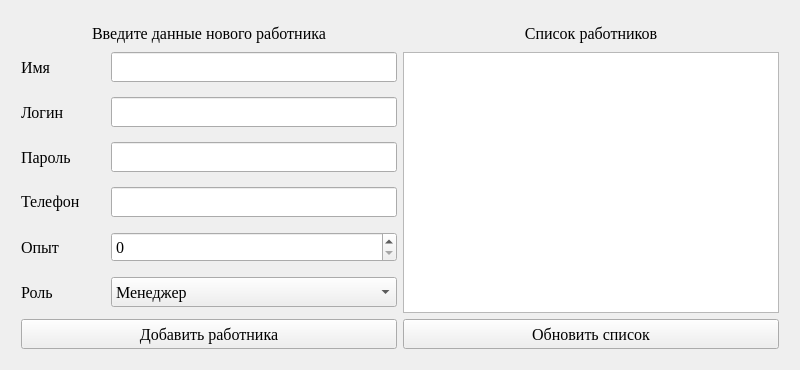
<?xml version="1.0" encoding="UTF-8"?>
<ui version="4.0">
 <class>Form</class>
 <widget class="QWidget" name="Form">
  <property name="geometry">
   <rect>
    <x>0</x>
    <y>0</y>
    <width>800</width>
    <height>370</height>
   </rect>
  </property>
  <property name="minimumSize">
   <size>
    <width>800</width>
    <height>370</height>
   </size>
  </property>
  <property name="windowTitle">
   <string>Form</string>
  </property>
  <layout class="QVBoxLayout" name="verticalLayout_3">
   <item>
    <layout class="QHBoxLayout" name="horizontalLayout">
     <property name="leftMargin">
      <number>10</number>
     </property>
     <property name="topMargin">
      <number>10</number>
     </property>
     <property name="rightMargin">
      <number>10</number>
     </property>
     <property name="bottomMargin">
      <number>10</number>
     </property>
     <item>
      <layout class="QVBoxLayout" name="verticalLayout">
       <property name="topMargin">
        <number>0</number>
       </property>
       <item>
        <widget class="QLabel" name="label">
         <property name="minimumSize">
          <size>
           <width>0</width>
           <height>25</height>
          </size>
         </property>
         <property name="maximumSize">
          <size>
           <width>16777215</width>
           <height>25</height>
          </size>
         </property>
         <property name="font">
          <font>
           <family>Times New Roman</family>
           <pointsize>12</pointsize>
          </font>
         </property>
         <property name="text">
          <string>Введите данные нового работника</string>
         </property>
         <property name="alignment">
          <set>Qt::AlignCenter</set>
         </property>
        </widget>
       </item>
       <item>
        <layout class="QFormLayout" name="formLayout">
         <property name="sizeConstraint">
          <enum>QLayout::SetMaximumSize</enum>
         </property>
         <property name="fieldGrowthPolicy">
          <enum>QFormLayout::ExpandingFieldsGrow</enum>
         </property>
         <property name="rowWrapPolicy">
          <enum>QFormLayout::DontWrapRows</enum>
         </property>
         <property name="horizontalSpacing">
          <number>20</number>
         </property>
         <property name="verticalSpacing">
          <number>15</number>
         </property>
         <property name="leftMargin">
          <number>0</number>
         </property>
         <property name="topMargin">
          <number>0</number>
         </property>
         <property name="rightMargin">
          <number>0</number>
         </property>
         <property name="bottomMargin">
          <number>0</number>
         </property>
         <item row="0" column="0">
          <widget class="QLabel" name="label_name">
           <property name="minimumSize">
            <size>
             <width>70</width>
             <height>30</height>
            </size>
           </property>
           <property name="maximumSize">
            <size>
             <width>70</width>
             <height>16777215</height>
            </size>
           </property>
           <property name="font">
            <font>
             <family>Times New Roman</family>
             <pointsize>12</pointsize>
            </font>
           </property>
           <property name="text">
            <string>Имя</string>
           </property>
           <property name="alignment">
            <set>Qt::AlignLeading|Qt::AlignLeft|Qt::AlignVCenter</set>
           </property>
          </widget>
         </item>
         <item row="0" column="1">
          <widget class="QLineEdit" name="employee_name">
           <property name="enabled">
            <bool>true</bool>
           </property>
           <property name="minimumSize">
            <size>
             <width>3</width>
             <height>30</height>
            </size>
           </property>
           <property name="maximumSize">
            <size>
             <width>16777215</width>
             <height>30215</height>
            </size>
           </property>
           <property name="sizeIncrement">
            <size>
             <width>2</width>
             <height>0</height>
            </size>
           </property>
           <property name="font">
            <font>
             <family>Times New Roman</family>
            </font>
           </property>
          </widget>
         </item>
         <item row="1" column="0">
          <widget class="QLabel" name="label_login">
           <property name="minimumSize">
            <size>
             <width>70</width>
             <height>30</height>
            </size>
           </property>
           <property name="maximumSize">
            <size>
             <width>70</width>
             <height>16777215</height>
            </size>
           </property>
           <property name="font">
            <font>
             <family>Times New Roman</family>
             <pointsize>12</pointsize>
            </font>
           </property>
           <property name="text">
            <string>Логин</string>
           </property>
           <property name="alignment">
            <set>Qt::AlignLeading|Qt::AlignLeft|Qt::AlignVCenter</set>
           </property>
          </widget>
         </item>
         <item row="1" column="1">
          <widget class="QLineEdit" name="employee_login">
           <property name="minimumSize">
            <size>
             <width>3</width>
             <height>30</height>
            </size>
           </property>
           <property name="maximumSize">
            <size>
             <width>16777215</width>
             <height>30215</height>
            </size>
           </property>
           <property name="font">
            <font>
             <family>Times New Roman</family>
            </font>
           </property>
          </widget>
         </item>
         <item row="2" column="0">
          <widget class="QLabel" name="label_pass_2">
           <property name="minimumSize">
            <size>
             <width>70</width>
             <height>30</height>
            </size>
           </property>
           <property name="maximumSize">
            <size>
             <width>70</width>
             <height>16777215</height>
            </size>
           </property>
           <property name="font">
            <font>
             <family>Times New Roman</family>
             <pointsize>12</pointsize>
            </font>
           </property>
           <property name="text">
            <string>Пароль</string>
           </property>
           <property name="alignment">
            <set>Qt::AlignLeading|Qt::AlignLeft|Qt::AlignVCenter</set>
           </property>
          </widget>
         </item>
         <item row="2" column="1">
          <widget class="QLineEdit" name="employee_password">
           <property name="minimumSize">
            <size>
             <width>3</width>
             <height>30</height>
            </size>
           </property>
           <property name="maximumSize">
            <size>
             <width>16777215</width>
             <height>30215</height>
            </size>
           </property>
           <property name="font">
            <font>
             <family>Times New Roman</family>
            </font>
           </property>
           <property name="text">
            <string/>
           </property>
          </widget>
         </item>
         <item row="3" column="0">
          <widget class="QLabel" name="label_phone">
           <property name="minimumSize">
            <size>
             <width>70</width>
             <height>30</height>
            </size>
           </property>
           <property name="maximumSize">
            <size>
             <width>70</width>
             <height>16777215</height>
            </size>
           </property>
           <property name="font">
            <font>
             <family>Times New Roman</family>
             <pointsize>12</pointsize>
            </font>
           </property>
           <property name="text">
            <string>&lt;html&gt;&lt;head/&gt;&lt;body&gt;&lt;p&gt;Телефон&lt;/p&gt;&lt;/body&gt;&lt;/html&gt;</string>
           </property>
          </widget>
         </item>
         <item row="3" column="1">
          <widget class="QLineEdit" name="employee_phone">
           <property name="maximumSize">
            <size>
             <width>16777215</width>
             <height>30215</height>
            </size>
           </property>
           <property name="font">
            <font>
             <family>Times New Roman</family>
            </font>
           </property>
          </widget>
         </item>
         <item row="4" column="0">
          <widget class="QLabel" name="label_exp">
           <property name="minimumSize">
            <size>
             <width>70</width>
             <height>30</height>
            </size>
           </property>
           <property name="maximumSize">
            <size>
             <width>70</width>
             <height>30</height>
            </size>
           </property>
           <property name="font">
            <font>
             <family>Times New Roman</family>
             <pointsize>12</pointsize>
            </font>
           </property>
           <property name="text">
            <string>Опыт</string>
           </property>
          </widget>
         </item>
         <item row="4" column="1">
          <widget class="QSpinBox" name="employee_experience">
           <property name="sizePolicy">
            <sizepolicy hsizetype="Expanding" vsizetype="Fixed">
             <horstretch>0</horstretch>
             <verstretch>0</verstretch>
            </sizepolicy>
           </property>
           <property name="minimumSize">
            <size>
             <width>70</width>
             <height>30</height>
            </size>
           </property>
           <property name="maximumSize">
            <size>
             <width>16777215</width>
             <height>30</height>
            </size>
           </property>
           <property name="font">
            <font>
             <family>Times New Roman</family>
             <pointsize>12</pointsize>
            </font>
           </property>
          </widget>
         </item>
         <item row="5" column="0">
          <widget class="QLabel" name="label_role">
           <property name="minimumSize">
            <size>
             <width>70</width>
             <height>30</height>
            </size>
           </property>
           <property name="maximumSize">
            <size>
             <width>70</width>
             <height>30</height>
            </size>
           </property>
           <property name="font">
            <font>
             <family>Times New Roman</family>
             <pointsize>12</pointsize>
            </font>
           </property>
           <property name="text">
            <string>Роль</string>
           </property>
          </widget>
         </item>
         <item row="5" column="1">
          <widget class="QComboBox" name="employee_role">
           <property name="sizePolicy">
            <sizepolicy hsizetype="Expanding" vsizetype="Fixed">
             <horstretch>0</horstretch>
             <verstretch>0</verstretch>
            </sizepolicy>
           </property>
           <property name="minimumSize">
            <size>
             <width>70</width>
             <height>30</height>
            </size>
           </property>
           <property name="maximumSize">
            <size>
             <width>16777215</width>
             <height>30</height>
            </size>
           </property>
           <property name="font">
            <font>
             <family>Times New Roman</family>
             <pointsize>12</pointsize>
            </font>
           </property>
           <item>
            <property name="text">
             <string>Менеджер</string>
            </property>
           </item>
           <item>
            <property name="text">
             <string>Техник</string>
            </property>
           </item>
          </widget>
         </item>
        </layout>
       </item>
       <item>
        <widget class="QPushButton" name="add_employee">
         <property name="minimumSize">
          <size>
           <width>0</width>
           <height>30</height>
          </size>
         </property>
         <property name="maximumSize">
          <size>
           <width>76576</width>
           <height>30</height>
          </size>
         </property>
         <property name="font">
          <font>
           <family>Times New Roman</family>
           <pointsize>12</pointsize>
          </font>
         </property>
         <property name="text">
          <string>Добавить работника</string>
         </property>
        </widget>
       </item>
      </layout>
     </item>
     <item>
      <layout class="QVBoxLayout" name="verticalLayout_2">
       <property name="sizeConstraint">
        <enum>QLayout::SetMinimumSize</enum>
       </property>
       <property name="leftMargin">
        <number>0</number>
       </property>
       <property name="topMargin">
        <number>0</number>
       </property>
       <property name="rightMargin">
        <number>0</number>
       </property>
       <item>
        <widget class="QLabel" name="label_list">
         <property name="minimumSize">
          <size>
           <width>0</width>
           <height>25</height>
          </size>
         </property>
         <property name="maximumSize">
          <size>
           <width>16777215</width>
           <height>25</height>
          </size>
         </property>
         <property name="font">
          <font>
           <family>Times New Roman</family>
           <pointsize>12</pointsize>
          </font>
         </property>
         <property name="text">
          <string>Список работников</string>
         </property>
         <property name="alignment">
          <set>Qt::AlignCenter</set>
         </property>
        </widget>
       </item>
       <item>
        <widget class="QListWidget" name="list_employes">
         <property name="maximumSize">
          <size>
           <width>16777215</width>
           <height>867867</height>
          </size>
         </property>
         <property name="font">
          <font>
           <family>Times New Roman</family>
           <pointsize>12</pointsize>
          </font>
         </property>
        </widget>
       </item>
       <item>
        <widget class="QPushButton" name="refresh_list">
         <property name="minimumSize">
          <size>
           <width>0</width>
           <height>30</height>
          </size>
         </property>
         <property name="maximumSize">
          <size>
           <width>16777215</width>
           <height>30</height>
          </size>
         </property>
         <property name="font">
          <font>
           <family>Times New Roman</family>
           <pointsize>12</pointsize>
          </font>
         </property>
         <property name="text">
          <string>Обновить список</string>
         </property>
        </widget>
       </item>
      </layout>
     </item>
    </layout>
   </item>
  </layout>
 </widget>
 <resources/>
 <connections/>
</ui>
